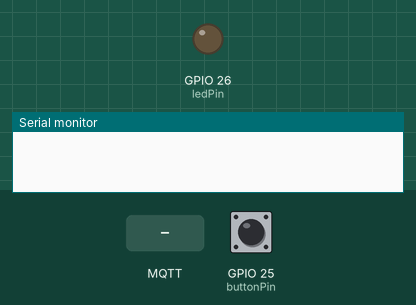
Bench run of a sketch on a simulated ESP32. Parts: output pins drawn as LEDs (lit = HIGH), the last lines printed to the serial monitor. The test bench sets the inputs (shaded band); at power-on: GPIO 25 (buttonPin) HIGH. WiFi joins after 1.5 s; servers stay silent unless stated; no MQTT or app messages arrive unless stated.

Above: at 1.2 s.
1.3 s: MQTT message "on" arrives on the first subscribed topic
At 2.2 s:
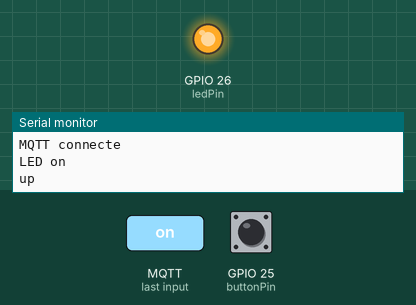
4.6 s: MQTT message "off" arrives on the first subscribed topic
At 5.1 s:
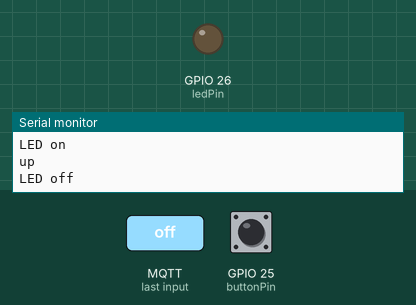
Timing chart, 0 to 7.6 s (numbered marks = the images above; inputs shaded):
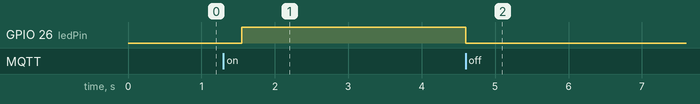

Measured:
- after the input at 1.3 s, GPIO 26 (ledPin): LOW → HIGH after 0.25 s
- after the input at 4.6 s, GPIO 26 (ledPin): HIGH → LOW at once

The sketch:

noeud_pilotage.ino
```cpp
/*
 * =====================================================================
 *  NŒUD DE PILOTAGE : ESP32 FireBeetle
 *  Moniteur cardiaque connecté · Mini-projet ISIS 2026
 * =====================================================================
 *  - LED (GPIO26) commandée UNIQUEMENT par MQTT : topic esp32/output (on/off)
 *    -> interrupteur du dashboard + alarme Node-RED
 *  - Bouton (GPIO25 -> GND) : état publié sur esp32/button1 (down/up)
 *    -> appui court = acquitter l'alarme, appui long = enregistrement
 *  Bibliothèque : PubSubClient
 * =====================================================================
 */
#include <Arduino.h>
#include <WiFi.h>
#include <PubSubClient.h>

const char *ssid        = "iot";
const char *password    = "iotisis;";
const char *mqtt_server = "172.18.32.39";

const int buttonPin = 25;  // D2 : bouton -> GND
const int ledPin    = 26;  // D3 : LED (+ résistance 220 ohms) -> GND

const char *buttonTopic = "esp32/button1";
const char *ledTopic    = "esp32/output";

WiFiClient espClient;
PubSubClient client(espClient);

int buttonState = HIGH;
int lastButtonReading = HIGH;
unsigned long lastButtonChange = 0;
unsigned long lastMqttAttempt = 0;
bool buttonNeedsPublish = true;

// La LED est commandée UNIQUEMENT par MQTT (dashboard + alarme Node-RED)
void callback(char *topic, byte *message, unsigned int length) {
  if (strcmp(topic, ledTopic) != 0) return;

  if (length == 2 && memcmp(message, "on", 2) == 0) {
    digitalWrite(ledPin, HIGH);
    Serial.println("LED on");
  } else if (length == 3 && memcmp(message, "off", 3) == 0) {
    digitalWrite(ledPin, LOW);
    Serial.println("LED off");
  }
}

void setup() {
  Serial.begin(115200);
  pinMode(buttonPin, INPUT_PULLUP);
  pinMode(ledPin, OUTPUT);
  digitalWrite(ledPin, LOW);

  buttonState = digitalRead(buttonPin);
  lastButtonReading = buttonState;

  WiFi.begin(ssid, password);
  client.setServer(mqtt_server, 1883);
  client.setCallback(callback);
  lastMqttAttempt = millis() - 5000UL;
}

void loop() {
  const unsigned long now = millis();

  // --- Lecture du bouton avec anti-rebond (30 ms)
  const int reading = digitalRead(buttonPin);
  if (reading != lastButtonReading) {
    lastButtonReading = reading;
    lastButtonChange = now;
  }
  if (reading != buttonState && now - lastButtonChange >= 30) {
    buttonState = reading;
    buttonNeedsPublish = true;
  }

  // --- WiFi / MQTT (non bloquant)
  if (WiFi.status() != WL_CONNECTED) return;

  if (!client.connected()) {
    if (now - lastMqttAttempt < 5000) return;
    lastMqttAttempt = now;
    if (!client.connect("ESP32Client_Pilotage")) {
      Serial.printf("Connexion MQTT impossible, code %d\n", client.state());
      return;
    }
    client.subscribe(ledTopic);
    buttonNeedsPublish = true;
    Serial.println("MQTT connecte");
  }
  client.loop();

  // --- Envoi de l'état du bouton à Node-RED (le bouton ne touche PAS la LED)
  if (buttonNeedsPublish) {
    const char *message = (buttonState == LOW) ? "down" : "up";
    if (client.publish(buttonTopic, message)) {
      buttonNeedsPublish = false;
      Serial.println(message);
    }
  }
}
```
